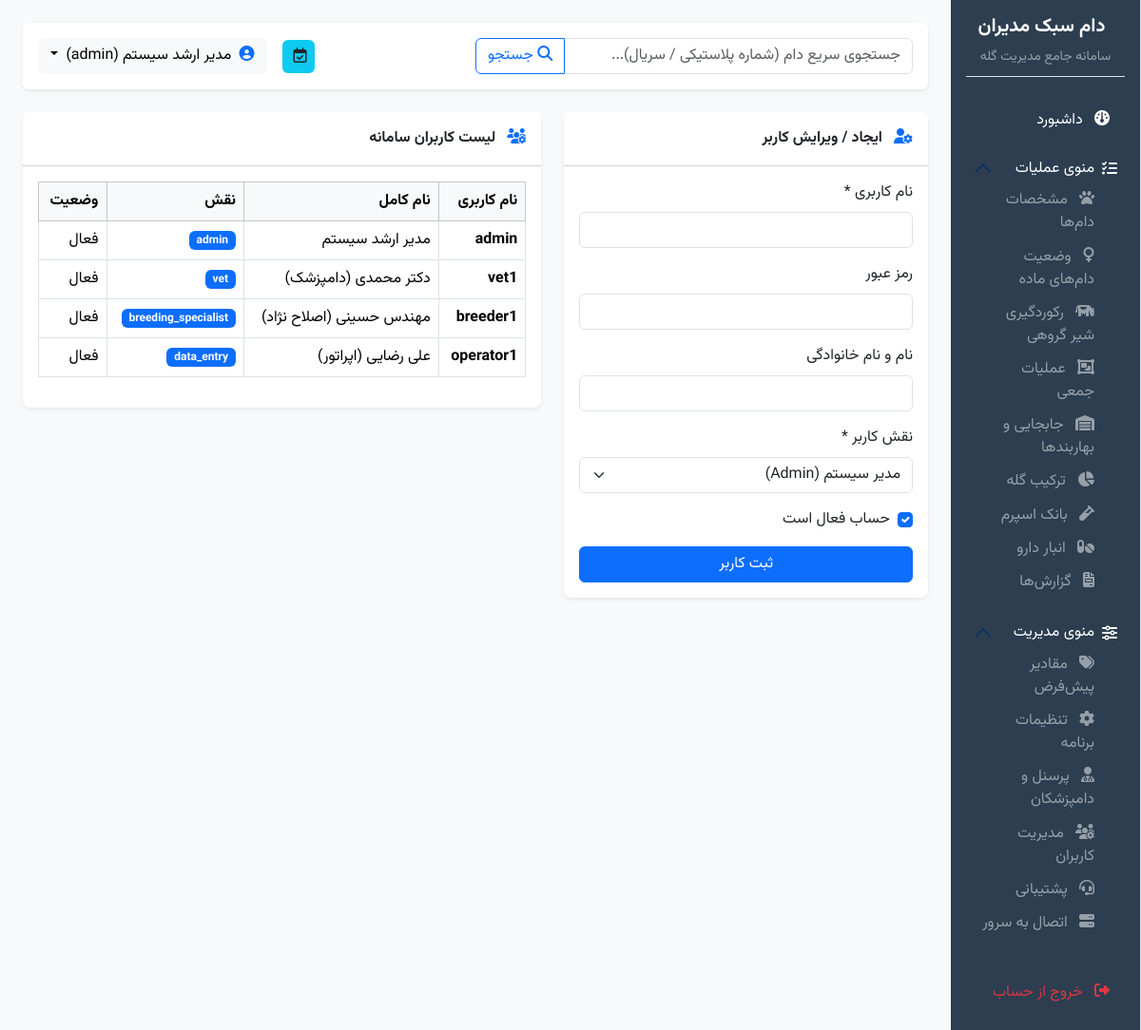
Page /admin/users (signed in) on the committed database.
### app/models/user.py (models this page shows, shortened)
class User(UserMixin, db.Model):
    __tablename__ = 'users'
    id = db.Column(db.Integer, primary_key=True)
    username = db.Column(db.String(64), unique=True, nullable=False, index=True)
    password_hash = db.Column(db.String(256), nullable=False)
    full_name = db.Column(db.String(128), nullable=True)
    role = db.Column(db.Enum(UserRole), default=UserRole.DATA_ENTRY, nullable=False)
    is_active = db.Column(db.Boolean, default=True, nullable=False)
    created_at = db.Column(db.DateTime, default=lambda: datetime.now(timezone.utc), nullable=False)

### app/routes/admin.py (the view, shortened to what this page needs)
@bp.route('/admin/users', methods=['GET', 'POST'])
@login_required
@roles_required('admin')
def users():
    form = UserForm()
    users_list = User.query.all()
    return render_template('admin/users.html', form=form, users=users_list)

### app/forms/admin.py
class UserForm(FlaskForm):
    username = StringField('نام کاربری', validators=[DataRequired(message='نام کاربری الزامی است.')])
    password = PasswordField('رمز عبور (در صورت نیاز به تغییر وارد کنید)', validators=[Optional()])
    full_name = StringField('نام کامل', validators=[Optional()])
    role = SelectField('نقش کاربر', choices=[
        ('admin', 'مدیر سیستم (Admin)'),
        ('vet', 'دامپزشک (Vet)'),
        ('breeding_specialist', 'کارشناس اصلاح نژاد (Breeder)'),
        ('data_entry', 'اپراتور ثبت داده (Data Entry)')
    ], validators=[DataRequired()])
    is_active = BooleanField('حساب فعال است', default=True)
    submit = SubmitField('ثبت کاربر')

### app/templates/admin/users.html (shortened to what this page needs)
{% extends "base.html" %}
{% block content %}
<div class="row g-4">
    <div class="col-md-5">
        <div class="card shadow-sm border-0">
            <div class="card-header bg-white py-3 fw-bold"><i class="fa-solid fa-user-gear text-primary me-2"></i> ایجاد / ویرایش کاربر</div>
            <div class="card-body">
                <form method="POST" action="{{ url_for('admin.users') }}">
                    <div class="mb-3"><label class="form-label">نام کاربری *</label>{{ form.username(class="form-control") }}</div>
                    <div class="mb-3"><label class="form-label">رمز عبور</label>{{ form.password(class="form-control") }}</div>
                    <div class="mb-3"><label class="form-label">نام و نام خانوادگی</label>{{ form.full_name(class="form-control") }}</div>
                    <div class="mb-3"><label class="form-label">نقش کاربر *</label>{{ form.role(class="form-select") }}</div>
                    <div class="mb-3 form-check">{{ form.is_active(class="form-check-input") }}<label class="form-check-label">حساب فعال است</label></div>
                    {{ form.submit(class="btn btn-primary w-100") }}
                </form>
            </div>
        </div>
    </div>
    <div class="col-md-7">
        <div class="card shadow-sm border-0">
            <div class="card-header bg-white py-3 fw-bold"><i class="fa-solid fa-users-gear text-primary me-2"></i> لیست کاربران سامانه</div>
            <div class="card-body">
                <table class="table table-bordered table-hover">
                    <thead class="table-light"><tr><th>نام کاربری</th><th>نام کامل</th><th>نقش</th><th>وضعیت</th></tr></thead>
                    <tbody>
                        {% for u in users %}
                        <tr>
                            <td><strong>{{ u.username }}</strong></td>
                            <td>{{ u.full_name or '---' }}</td>
                            <td><span class="badge bg-primary">{{ u.role.value }}</span></td>
                            <td>{{ 'فعال' if u.is_active else 'غیرفعال' }}</td>
                        </tr>
                        {% endfor %}
                    </tbody>
                </table>
            </div>
        </div>
    </div>
</div>
{% endblock %}

### app/templates/base.html (shortened to what this page needs)
<!DOCTYPE html>
<html dir="rtl" lang="fa">
<head>
    <link rel="stylesheet" href="https://cdn.jsdelivr.net/npm/bootstrap@5.3.3/dist/css/bootstrap.rtl.min.css">
    <link rel="stylesheet" href="https://cdnjs.cloudflare.com/ajax/libs/font-awesome/6.5.2/css/all.min.css">
    <link rel="stylesheet" href="https://cdn.datatables.net/1.13.7/css/dataTables.bootstrap5.min.css">
    <link rel="stylesheet" href="{{ url_for('static', filename='vendor/persian-datepicker/persian-datepicker.min.css') }}">
    <link rel="stylesheet" href="{{ url_for('static', filename='css/style.css') }}">
</head>
<body>
    {% if current_user.is_authenticated %}
    <div class="container-fluid p-0">
        <div class="row g-0">
            <div class="col-md-3 col-lg-2 sidebar p-3 border-start">
                <div class="text-center mb-4 pb-2 border-bottom">
                    <h5 class="fw-bold text-white">دام سبک مدیران</h5>
                    <small class="text-white-50">سامانه جامع مدیریت گله</small>
                </div>
                <div class="nav flex-column nav-pills me-0" id="sidebarMenu">
                    <a class="nav-link text-white {{ 'active' if request.endpoint == 'dashboard.index' else '' }}" href="{{ url_for('dashboard.index') }}">
                        <i class="fa-solid fa-gauge me-2"></i> داشبورد
                    </a>
                    <div class="accordion accordion-flush my-2" id="accordionOps">
                        <div class="accordion-item bg-transparent text-white border-0">
                            <h2 class="accordion-header" id="headingOps">
                                <button class="accordion-button bg-transparent text-white shadow-none px-2 py-2 fs-6" type="button" data-bs-toggle="collapse" data-bs-target="#collapseOps" aria-expanded="true" aria-controls="collapseOps">
                                    <i class="fa-solid fa-list-check me-2"></i> منوی عملیات
                                </button>
                            </h2>
                            <div id="collapseOps" class="accordion-collapse collapse show" aria-labelledby="headingOps">
                                <div class="accordion-body p-0 ps-3">
                                    <a class="nav-link text-white-50 py-1 fs-7" href="{{ url_for('animals.list') }}"><i class="fa-solid fa-paw me-2"></i> مشخصات دام‌ها</a>
                                    <a class="nav-link text-white-50 py-1 fs-7" href="{{ url_for('animals.female_status') }}"><i class="fa-solid fa-venus me-2"></i> وضعیت دام‌های ماده</a>
                                    <a class="nav-link text-white-50 py-1 fs-7" href="{{ url_for('milk.milk_bulk') }}"><i class="fa-solid fa-cow me-2"></i> رکوردگیری شیر گروهی</a>
                                    <a class="nav-link text-white-50 py-1 fs-7" href="{{ url_for('bulk_operations.index') }}"><i class="fa-solid fa-object-group me-2"></i> عملیات جمعی</a>
                                    <a class="nav-link text-white-50 py-1 fs-7" href="{{ url_for('pens.list') }}"><i class="fa-solid fa-warehouse me-2"></i> جابجایی و بهاربندها</a>
                                    <a class="nav-link text-white-50 py-1 fs-7" href="{{ url_for('herd_composition.index') }}"><i class="fa-solid fa-chart-pie me-2"></i> ترکیب گله</a>
                                    <a class="nav-link text-white-50 py-1 fs-7" href="{{ url_for('sperm_bank.list') }}"><i class="fa-solid fa-vial me-2"></i> بانک اسپرم</a>
                                    <a class="nav-link text-white-50 py-1 fs-7" href="{{ url_for('medicine_warehouse.list') }}"><i class="fa-solid fa-pills me-2"></i> انبار دارو</a>
                                    <a class="nav-link text-white-50 py-1 fs-7" href="{{ url_for('reports.index') }}"><i class="fa-solid fa-file-invoice me-2"></i> گزارش‌ها</a>
                                </div>
                            </div>
                        </div>
                    </div>
                    <div class="accordion accordion-flush my-2" id="accordionAdmin">
                        <div class="accordion-item bg-transparent text-white border-0">
                            <h2 class="accordion-header" id="headingAdmin">
                                <button class="accordion-button bg-transparent text-white shadow-none px-2 py-2 fs-6" type="button" data-bs-toggle="collapse" data-bs-target="#collapseAdmin" aria-expanded="true" aria-controls="collapseAdmin">
                                    <i class="fa-solid fa-sliders me-2"></i> منوی مدیریت
                                </button>
                            </h2>
                            <div id="collapseAdmin" class="accordion-collapse collapse show" aria-labelledby="headingAdmin">
                                <div class="accordion-body p-0 ps-3">
                                    <a class="nav-link text-white-50 py-1 fs-7" href="{{ url_for('admin.defaults') }}"><i class="fa-solid fa-tags me-2"></i> مقادیر پیش‌فرض</a>
                                    <a class="nav-link text-white-50 py-1 fs-7" href="{{ url_for('admin.program_settings') }}"><i class="fa-solid fa-gear me-2"></i> تنظیمات برنامه</a>
                                    <a class="nav-link text-white-50 py-1 fs-7" href="{{ url_for('admin.staff') }}"><i class="fa-solid fa-user-doctor me-2"></i> پرسنل و دامپزشکان</a>
                                    {% if current_user.role.value == 'admin' %}
                                    <a class="nav-link text-white-50 py-1 fs-7" href="{{ url_for('admin.users') }}"><i class="fa-solid fa-users-gear me-2"></i> مدیریت کاربران</a>
                                    {% endif %}
                                    <a class="nav-link text-white-50 py-1 fs-7" href="{{ url_for('admin.support') }}"><i class="fa-solid fa-headset me-2"></i> پشتیبانی</a>
                                    <a class="nav-link text-white-50 py-1 fs-7" href="{{ url_for('admin.server_connection') }}"><i class="fa-solid fa-server me-2"></i> اتصال به سرور</a>
                                </div>
                            </div>
                        </div>
                    </div>
                    <a class="nav-link text-danger mt-4" href="{{ url_for('auth.logout') }}">
                        <i class="fa-solid fa-right-from-bracket me-2"></i> خروج از حساب
                    </a>
                </div>
            </div>
            <div class="col-md-9 col-lg-10 main-content">
                <div class="d-flex justify-content-between align-items-center mb-4 p-3 bg-white rounded shadow-sm">
                    <form action="{{ url_for('animals.search_quick') }}" method="GET" class="d-flex w-50">
                        <div class="input-group">
                            <input type="text" name="q" class="form-control" placeholder="جستجوی سریع دام (شماره پلاستیکی / سریال)..." required>
                            <button class="btn btn-outline-primary" type="submit"><i class="fa-solid fa-magnifying-glass"></i> جستجو</button>
                        </div>
                    </form>
                    <div class="d-flex align-items-center">
                        <span class="badge bg-info text-dark me-3 fs-6 p-2">
                            <i class="fa-regular fa-calendar-check me-1"></i> {{ current_date_jalali }}
                        </span>
                        <div class="dropdown">
                            <button class="btn btn-light dropdown-toggle" type="button" id="userMenu" data-bs-toggle="dropdown">
                                <i class="fa-solid fa-user-circle text-primary me-1"></i> {{ current_user.full_name or current_user.username }} ({{ current_user.role.value }})
                            </button>
                        </div>
                    </div>
                </div>
                {% block content %}{% endblock %}
            </div>
        </div>
    </div>
    <div class="toast-container position-fixed bottom-0 end-0 p-3" style="z-index: 1100;">
    </div>
    {% else %}
    <div class="container py-5">
        {% block auth_content %}{% endblock %}
    </div>
    {% endif %}
</body>
</html>

### app/static/css/style.css (style rules this page uses)
body { font-family: 'Vazirmatn', -apple-system, BlinkMacSystemFont, "Segoe UI", Roboto, "Helvetica Neue", Arial, sans-serif; background-color: #f8f9fa; color: #212529; }
.sidebar { min-height: 100vh; background-color: #2c3e50; color: #ecf0f1; }
.sidebar a { color: #bdc3c7; text-decoration: none; }
.sidebar .nav-link { padding: 0.6rem 1rem; border-radius: 0.25rem; margin-bottom: 0.2rem; }
.main-content { padding: 1.5rem; }
.card { border-radius: 0.5rem; box-shadow: 0 0.125rem 0.25rem rgba(0, 0, 0, 0.075); }

### rows in the picture
User: full_name "مدیر ارشد سیستم", role.value "admin", username "admin", is_active "فعال"
User: username "vet1", full_name "دکتر محمدی (دامپزشک)", role.value "vet", is_active "فعال"
User: username "breeder1", full_name "مهندس حسینی (اصلاح نژاد)", role.value "breeding_specialist", is_active "فعال"
User: username "operator1", full_name "علی رضایی (اپراتور)", role.value "data_entry", is_active "فعال"
